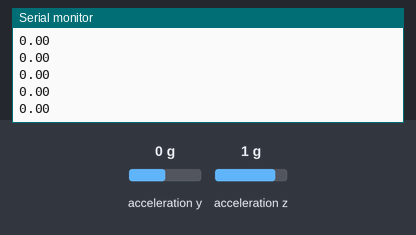
Bench run of a sketch on a simulated Arduino Uno, built with avr-gcc and run on an emulated ATmega328P. Parts: the last lines printed to the serial monitor. The inputs (shaded band) are chosen by the test bench; at power-on: acceleration y 0 g, acceleration z 1 g.

Above: at 1.2 s.
1.3 s: acceleration y set to -1.4 g
At 1.42 s:
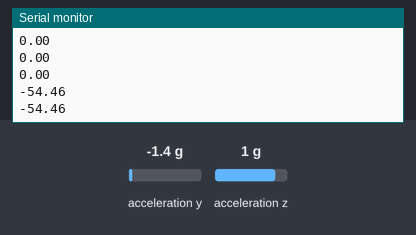
2.8 s: acceleration z set to -1.4 g
At 2.83 s:
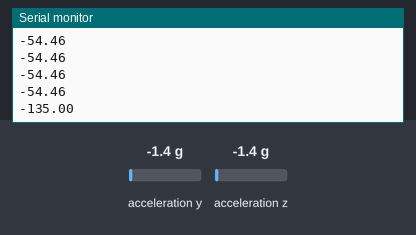
4.3 s: acceleration y set to -0.8 g
At 4.34 s:
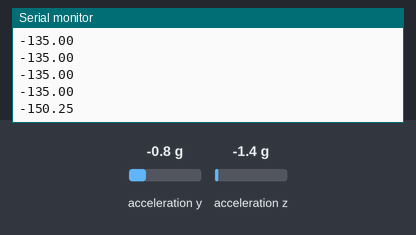
Timing chart, 0 to 7.3 s (numbered marks = the images above; inputs shaded):
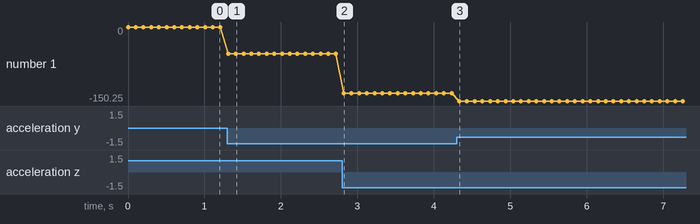

The sketch:

test_MPU.ino
```cpp
#include "I2Cdev.h"
#include "MPU6050.h"
#include "math.h"

MPU6050 IMU;

int16_t accY, accZ;
float accAngle;

void setup()
{
  IMU.initialize();
  // IMU.setIntDataReadyEnabled(true);
  Serial.begin(9600);
}

void loop()
{
  accY = IMU.getAccelerationY();
  accZ = IMU.getAccelerationZ();

  accAngle = atan2(accY, accZ)*RAD_TO_DEG;

  if(isnan(accAngle))
    Serial.println("NaN angle reading");
  else
    Serial.println(accAngle);

  delay(100);
}
```

motor_helper.cpp
```cpp
#include "motor_helper.h"

void initializeMotors()
{
    motor_a_direction = FORWARD;
    motor_b_direction = FORWARD;
    motor_a_speed = 0;
    motor_b_speed = 0;
}

void setMotorDirection(int motor, int direction)
{
    if ((direction != FORWARD) || direction != BACK )
        return;

    if (motor == MOTORA)
        motor_a_direction = direction;
    else if (motor == MOTORB)
        motor_b_direction = direction;
    else
        return;
}

void setMotorSpeed(int motor, int speed)
{
    if (speed > 255)
        speed = 255;

    if (speed < 0)
        speed = 0;

    if (motor == MOTORA)
        motor_a_speed = speed;
    else if (motor == MOTORB)
        motor_b_speed = speed;
    else
        return;
}
```

motor_helper.h
```cpp
#define MOTORA 0
#define MOTORB 1
#define enA 9
#define enB 10
#define in1 5
#define in2 6
#define in3 7
#define in4 8
#define FORWARD 0
#define BACK 1

static int motor_a_direction;
static int motor_b_direction;

static int motor_a_speed;
static int motor_b_speed;

void initializeMotors();

// void invertMotorDirection(int motor);

void setMotorDirection(int motor, int direction);
```

Measured:
- after the input at 1.3 s, the serial monitor: prints a new line at once (image 1)
- after the input at 2.8 s, the serial monitor: prints a new line at once (image 2)
- after the input at 4.3 s, the serial monitor: prints a new line at once (image 3)
- plotted number 1: 0 → -54.46 after the input at 1.3 s, -54.46 → -135 after the input at 2.8 s, -135 → -150 after the input at 4.3 s
